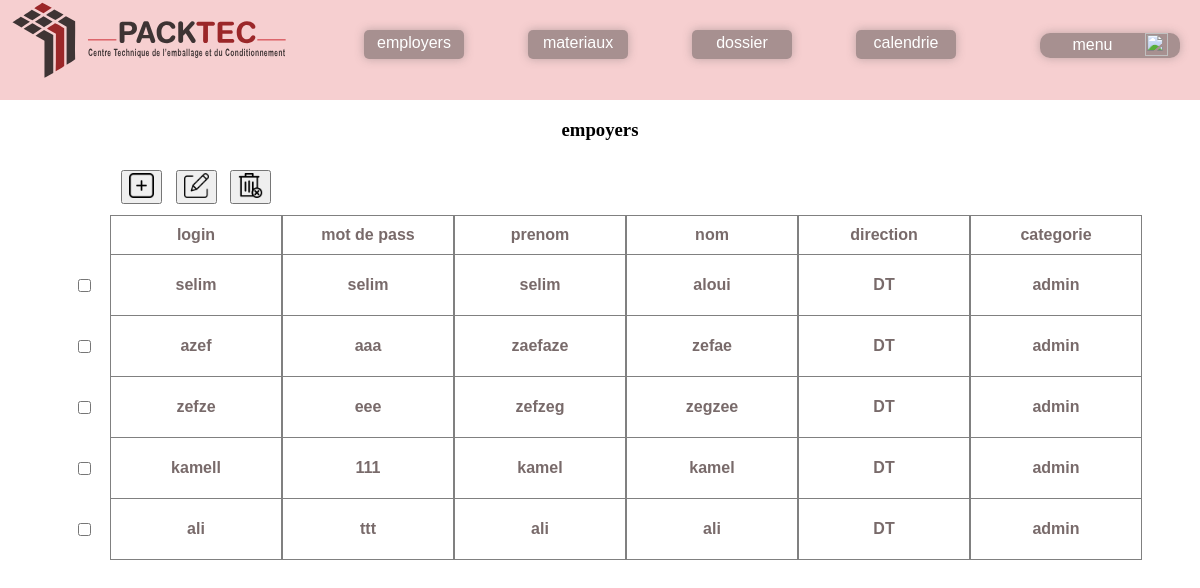
/employeurs/ (signed in), run on the app's committed database.
### app/models.py (models this page shows, shortened)
class employer(models.Model):
    user=models.OneToOneField(User , on_delete=models.CASCADE )
    mdp=models.CharField(max_length=50 , default='')
    photo=models.ImageField(blank=True , null=True)
    categorie=models.CharField(choices=cate, max_length=100)
    direction=models.CharField(choices=direct,max_length=50 , null=True )

### app/views.py (the view)
# urls.py: path('employeurs/' , views.employeurs.as_view() , name='employers'),
class employeurs(LoginRequiredMixin,ListView):
    template_name = 'app/employer.html'
    model = employer
    context_object_name = 'employeurs'
    paginate_by = 10
    login_url = '/login/'

### app/templates/app/employer.html (shortened to what this page needs)
{% extends 'display.html' %}
{% load static %}
{% if request.user.employer.categorie == admin %}
{% block containe %}
<link rel="stylesheet" href="{% static 'styles/listss.css' %}">
    <div class="employers">
        <section class="user_info">
            <h3 class="emp">empoyers</h3>
            </section>
            <form action="{% url 'delete_employers' %}" method="POST">
            <div class="table">
                <section class="header_of_table">
                    <p style="width: 30px; border-color: transparent ;" ></p>
                    <p class="operations">
                        <button type="button" class="add_button" data-href="{% url 'add_employer' %}"><img src="{% static 'images/add.png' %}" ></button>
                        <button type="button" class="update_button" data-href="/update_employer/"><img src="{% static 'images/edit.png' %}" alt=""></button>
                        <button type="submit" ><img src="{% static 'images/remove.png' %}" alt=""></button>
                    </p>
                    <p></p>
                    <p></p>
                    <p></p>
                    <p></p>
                    <p></p>
                </section>
            </form>
                <section class="header_of_table">
                    <p style="width: 30px; border-color: transparent ;" ></p>
                    <p>login</p>
                    <p>mot de pass</p>
                    <p>prenom</p>
                    <p>nom</p>
                    <p>direction</p>
                    <p>categorie</p>
                </section>
                {% for employer in employeurs %}
                    <section class="single_emp">
                        <p style="width: 30px; border-color: transparent ;" ><input type="checkbox" value="{{employer.id}}" name="models_ids"></p>
                        <p>{{employer.user.username}}</p>
                        <p>{{employer.mdp}}</p>
                        <p>{{employer.user.first_name}}</p>
                        <p>{{employer.user.last_name}}</p>
                        <p>{{employer.direction}}</p>
                        <p>{{employer.categorie}}</p>
                    </section>
                {% endfor %}
        </div>
    </div>
{% endblock %}
{% else %}
<h1>sorry you cannot be here </h1>
{% endif %}

### templates/display.html (shortened to what this page needs)
{% load static %}
<!DOCTYPE html>
<html lang="en">
<head>
</head>
<body>
    <link rel="stylesheet" href="{% static 'styles/displays.css' %}">
    <div class="nav-bar">
        <a href="{% url 'index' %}">
            <img src="{% static 'images/logo-packtec.svg' %}" alt="">
        </a>
        <section class="drop_menu">
            <span class="drop_menu_icon">
                <span>menu</span>
                <img src="{% static 'images/drop_icon.png' %}" alt="">
            </span>
        </section>
        <section class="menu">
            {% if request.user.employer.categorie == 'admin' %}
                <link rel="stylesheet" href="{% static 'styles/indexxx.css' %}">
                <section class="sub_menu">
                    <a href="{% url 'employers' %}"><h4 class="employeurs">employers </h4></a>
                    <a href="{% url 'materiaux' %}"><h4 class="materiel">materiaux </h4></a>
                    <h4 class="dossier">dossier </h4>
                    <a href="{% url 'calendrier' %}"><h4 class="calendrie">calendrie</h4></a>
                </section>
            {% endif %}
        </section>
    </div>
    <div class="containe">
        {% block containe %}
        {% endblock %}
</body>
</html>

### static/styles/displays.css (style rules this page uses)
body { display: grid; grid-template-rows: 100px auto; margin: 0; }
.nav-bar { grid-row-start: 1; grid-row-end: 2; display: grid; grid-template-columns: 25% 60% 15%; grid-template-rows:auto; background-color: #e8808260; z-index: 2; }
.nav-bar .menu { grid-column-start: 2; grid-column-end: 3; grid-row-start: 1; grid-row-end: 2; }
.nav-bar .drop_menu { display: grid; grid-template-rows: 40px auto; justify-content: space-evenly; margin-top: 25px; align-items: center; grid-column-start: 3; grid-column-end: 4; }
.nav-bar .drop_menu .drop_menu_icon { grid-row-start: 1; grid-row-end: 2; background-color:rgba(70, 65, 65, 0.446); border-radius: 10px; width: 140px; min-width: 80px; text-align: center; font-size: 16px; font-weight: 200; border: none; height: 25px; box-shadow: 0 0 10px rgba(88, 86, 86, 0.361); color: white; font-family: 'Almarai', sans-serif; display: grid; grid-template-columns: 75% 25%; }
.drop_menu_icon span { margin-top: 3px; }
.drop_menu img { grid-column-start: 2; grid-column-end: 3; width: 23px; height: 23px; }
.containe { grid-row-start: 2; grid-row-end: 3; min-height: 500px; display: flex; justify-content: center; text-align: center; }

### static/styles/indexxx.css (style rules this page uses)
.sub_menu { display: flex; justify-content:space-evenly; align-items: center; }
.sub_menu a { text-decoration: none; }
h4 { margin-top:30px; text-align: center; background-color:rgba(70, 65, 65, 0.446); border-radius: 5px; width: 100px; font-size: 16px; font-weight: 200; border: none; height: 25px; box-shadow: 0 0 10px rgba(88, 86, 86, 0.361); color: white; padding-top: 4px; font-family: 'Almarai', sans-serif; }

### static/styles/listss.css (style rules this page uses)
.operations { display: flex; }
.table { height: auto; font-family: 'Almarai', sans-serif; font-weight: 600; font-size: medium; }
.header_of_table { display: flex; justify-content: space-evenly; text-align: center; min-width: 60px; color: rgba(77, 59, 59, 0.759); }
.header_of_table img { height:25px; width: 25px; }
.header_of_table:nth-child(1) p { border-color: transparent; }
.header_of_table .operations { display: flex; justify-content: space-between; }
.header_of_table p { border: solid gray 0.3mm; margin: 0; padding: 10px; width: 150px; }
.single_emp { display: flex; justify-content: space-evenly; text-align: center; min-width: 60px; color: rgba(77, 59, 59, 0.759); }
.single_emp p { border: solid gray 0.3mm; margin: 0; padding: 10px; width: 150px; height: 40px; display: flex; justify-content: center; align-items: center; border-top: none; }

### data on the page
employer: user.username "selim", mdp "selim", user.first_name "selim", user.last_name "aloui", direction "DT", categorie "admin"
employer: user.username "azef", mdp "aaa", user.first_name "zaefaze", user.last_name "zefae", direction "DT", categorie "admin"
employer: user.username "zefze", mdp "eee", user.first_name "zefzeg", user.last_name "zegzee", direction "DT", categorie "admin"
employer: user.username "kamell", mdp "111", user.first_name "kamel", user.last_name "kamel", direction "DT", categorie "admin"
employer: user.username "ali", mdp "ttt", user.first_name "ali", user.last_name "ali", direction "DT", categorie "admin"
